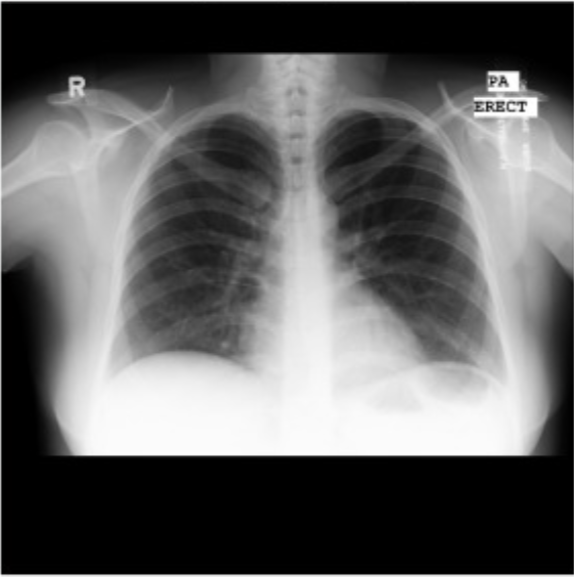
#> input picture data/samples/sample_cxr.png, 574 x 577 px
$ python -i features.py   (imports and definitions only)   (older library calls are emulated)
#> lines starting #> are read from the running program, lines starting #| are printed output that depends on the picture
#> further down, picture is the input picture: shape (577, 574, 3); mean B, G, R 96.8, 96.8, 96.8
import cv2
import numpy as np


def sobel(img, ksize=3):
#> called with ksize = 3
    gx = cv2.Sobel(img, cv2.CV_64F, 1, 0, ksize=ksize)
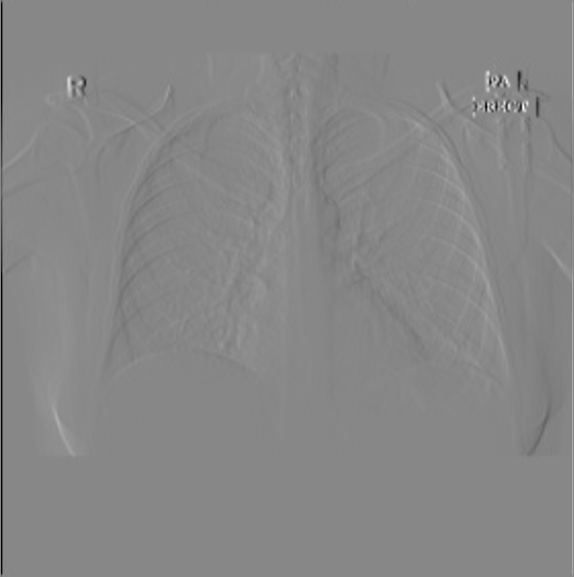
#> gx: shape (577, 574, 3) float64; mean B, G, R -1.1, -1.1, -1.1; drawn with min black and max white
    gy = cv2.Sobel(img, cv2.CV_64F, 0, 1, ksize=ksize)
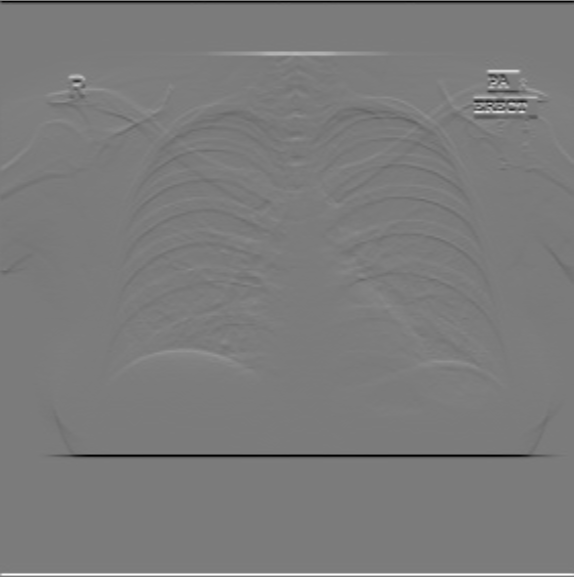
#> gy: shape (577, 574, 3) float64; mean B, G, R 0.5, 0.5, 0.5; drawn with min black and max white
    mag = cv2.magnitude(gx, gy)
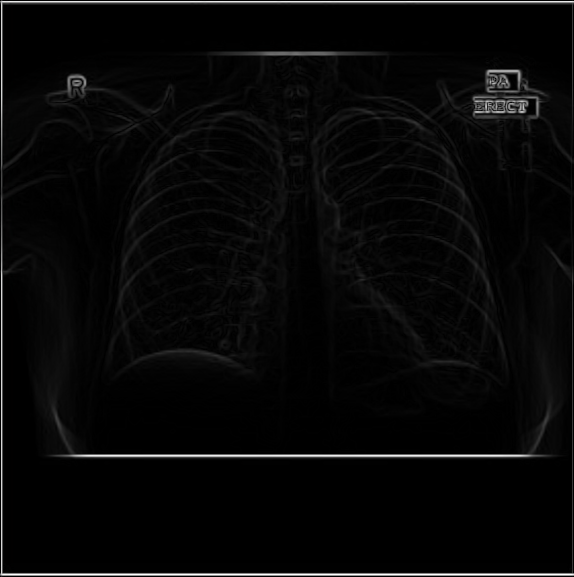
#> mag: shape (577, 574, 3) float64; mean B, G, R 26.3, 26.3, 26.3; drawn with min black and max white
    return cv2.normalize(mag, None, 0, 255, cv2.NORM_MINMAX, dtype=cv2.CV_8U)


def sobel_xy(img, ksize=3):
    """Returns (sobel_x, sobel_y) as normalized 8-bit images."""
    gx = cv2.Sobel(img, cv2.CV_64F, 1, 0, ksize=ksize)
    gy = cv2.Sobel(img, cv2.CV_64F, 0, 1, ksize=ksize)
    norm = lambda a: cv2.normalize(np.abs(a), None, 0, 255, cv2.NORM_MINMAX, dtype=cv2.CV_8U)
    return norm(gx), norm(gy)


_PREWITT_X = np.array([[-1, 0, 1], [-1, 0, 1], [-1, 0, 1]], dtype=np.float32)
_PREWITT_Y = np.array([[-1, -1, -1], [0, 0, 0], [1, 1, 1]], dtype=np.float32)


def prewitt_xy(img):
    """Returns (prewitt_x, prewitt_y) as normalized 8-bit images."""
    gx = cv2.filter2D(img.astype(np.float32), -1, _PREWITT_X)
    gy = cv2.filter2D(img.astype(np.float32), -1, _PREWITT_Y)
    norm = lambda a: cv2.normalize(np.abs(a), None, 0, 255, cv2.NORM_MINMAX, dtype=cv2.CV_8U)
    return norm(gx), norm(gy)


def canny(img, t1=50, t2=150):
    t1, t2 = min(t1, t2), max(t1, t2)
    return cv2.Canny(img, t1, t2)


def harris(img, block=2, ksize=3, k=0.04, thresh=0.01):
    """Returns a BGR overlay with Harris corners marked in red."""
    r = cv2.cornerHarris(np.float32(img), block, ksize, k)
    r = cv2.dilate(r, None)
    out = cv2.cvtColor(img, cv2.COLOR_GRAY2BGR)
    out[r > thresh * r.max()] = (0, 0, 255)
    return out


def shi_tomasi(img, max_corners=100, quality=0.01, min_dist=10):
    """Returns a BGR overlay with Shi-Tomasi corners marked in red."""
    corners = cv2.goodFeaturesToTrack(img, max_corners, quality, min_dist)
    out = cv2.cvtColor(img, cv2.COLOR_GRAY2BGR)
    if corners is not None:
        for c in corners:
            x, y = c.ravel()
            cv2.circle(out, (int(x), int(y)), 4, (0, 0, 255), -1)
    return out


def _kernel(k):
    return cv2.getStructuringElement(cv2.MORPH_ELLIPSE, (k, k))


def morph_erode(binary, k=5):
    return cv2.erode(binary, _kernel(k))


def morph_dilate(binary, k=5):
    return cv2.dilate(binary, _kernel(k))


def morph_gradient(binary, k=5):
    return cv2.morphologyEx(binary, cv2.MORPH_GRADIENT, _kernel(k))

>>> import cv2
>>> picture = cv2.imread('../data/samples/sample_cxr.png')
>>> result = sobel(picture)
